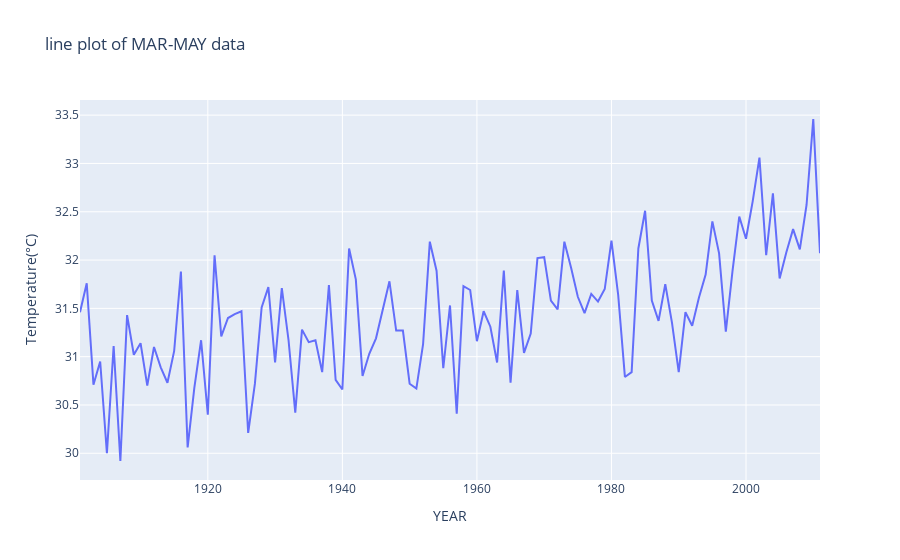

Notebook cell for this chart:
### Code cell
import plotly.express as px
import pandas as pd

df=pd.read_excel(r'G:\TROP ICSU INTERNSHIP\India-Temp-2011.xlsx',engine='openpyxl')
fig = px.line(df,x="YEAR",y="MAR-MAY",labels={"MAR-MAY":"Temperature(°C)"},title="line plot of MAR-MAY data")
fig.show()
